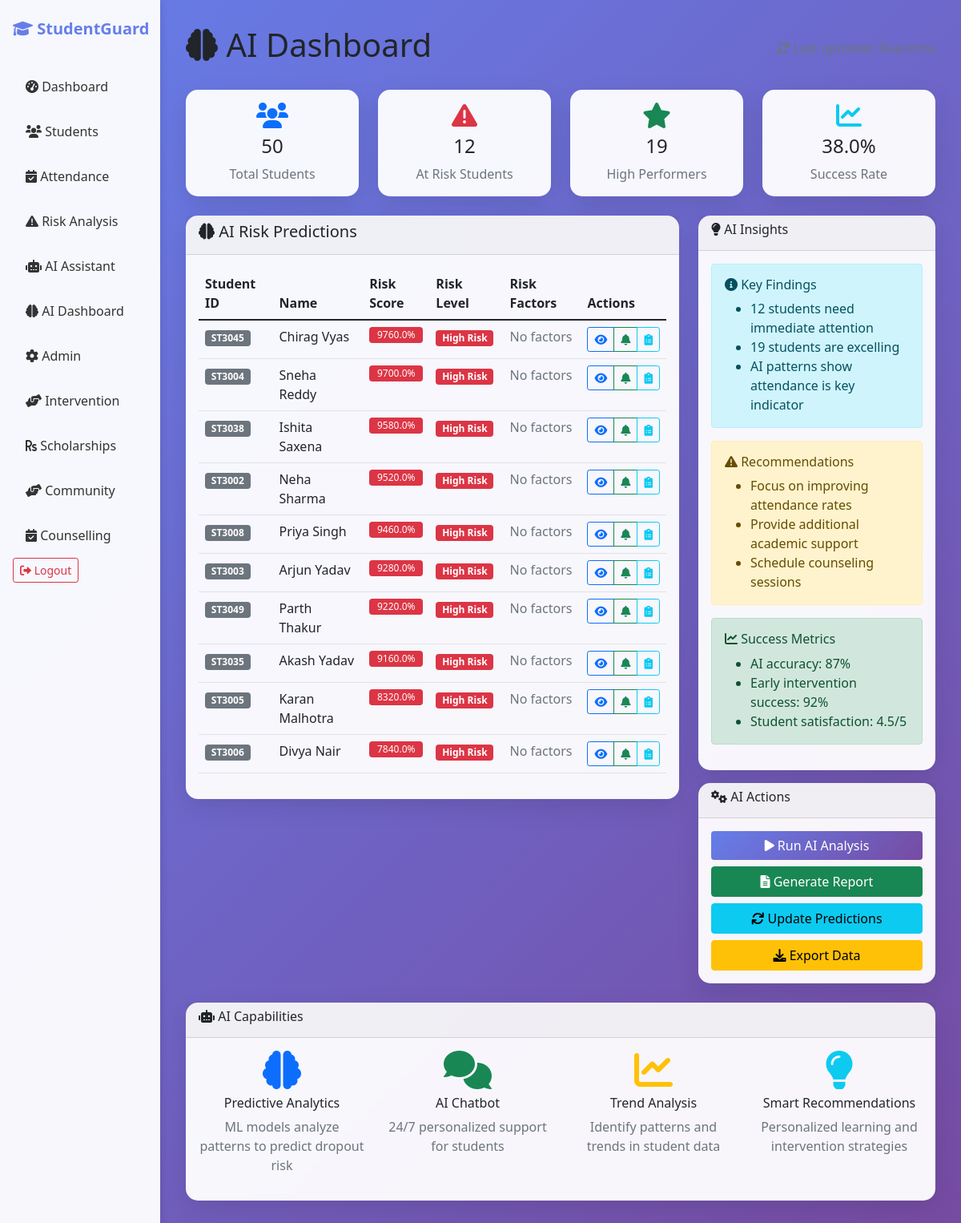
/ai/dashboard (signed in), run on the app's committed database.
### models.py (models this page shows, shortened)
class RiskProfile(db.Model):
    __tablename__ = 'risk_profiles'
    id = db.Column(db.Integer, primary_key=True)
    student_id = db.Column(db.Integer, db.ForeignKey('students.id'), nullable=False)
    risk_score = db.Column(db.Float, default=0.0)
    risk_level = db.Column(db.String(20), default='Low')  # Low, Medium, High, Critical
    attendance_rate = db.Column(db.Float, default=0.0)
    academic_performance = db.Column(db.Float, default=0.0)
    risk_reasons = db.Column(db.Text)  # Comma-separated reasons for rule-based assessment
    financial_issues = db.Column(db.Boolean, default=False)
    family_problems = db.Column(db.Boolean, default=False)
    health_issues = db.Column(db.Boolean, default=False)
    social_isolation = db.Column(db.Boolean, default=False)
    mental_wellbeing_score = db.Column(db.Float, default=10.0) # 0-10 scale, 10 is best
    last_updated = db.Column(db.DateTime, default=datetime.utcnow)
    ml_prediction = db.Column(db.Float)
    ml_confidence = db.Column(db.Float)
    ml_features = db.Column(db.Text)

class Student(db.Model):
    __tablename__ = 'students'
    id = db.Column(db.Integer, primary_key=True)
    user_id = db.Column(db.Integer, db.ForeignKey('users.id'))
    student_id = db.Column(db.String(20), unique=True, nullable=False)
    first_name = db.Column(db.String(50), nullable=False)
    last_name = db.Column(db.String(50), nullable=False)
    email = db.Column(db.String(120), nullable=False)
    department = db.Column(db.String(50))
    year = db.Column(db.Integer)
    semester = db.Column(db.Integer)
    gpa = db.Column(db.Float)
    behavior_score = db.Column(db.Float, default=7.0)  # 1-10 scale
    enrollment_date = db.Column(db.Date)
    credits_completed = db.Column(db.Integer, default=0)
    parent_name = db.Column(db.String(100))
    parent_email = db.Column(db.String(120))
    parent_phone = db.Column(db.String(20))
    attendance_records = db.relationship('Attendance', backref='student', lazy=True)
    risk_profile = db.relationship('RiskProfile', backref='student', uselist=False, lazy=True)
    counselling_sessions = db.relationship('Counselling', backref='student', lazy=True)
    mentor_assignments = db.relationship('MentorAssignment', backref='student', lazy=True)

### routes.py (the view)
@main_bp.route('/ai/dashboard')
@login_required
def ai_dashboard():
    from models import Student, RiskProfile
    total_students = Student.query.count()
    at_risk_count = RiskProfile.query.filter(RiskProfile.risk_level.in_(['High', 'Critical'])).count()
    low_risk_count = RiskProfile.query.filter_by(risk_level='Low').count()
    medium_risk_count = RiskProfile.query.filter_by(risk_level='Medium').count()
    high_performers = Student.query.filter(Student.gpa >= 8.0).count()
    risk_predictions = db.session.query(
        Student, RiskProfile
    ).join(RiskProfile, Student.id == RiskProfile.student_id)\
     .filter(RiskProfile.risk_level.in_(['High', 'Critical']))\
     .order_by(RiskProfile.ml_confidence.desc())\
     .limit(10).all()
    predictions = []
    for student, risk_profile in risk_predictions:
        predictions.append({
            'student_id': student.student_id,
            'name': f"{student.first_name} {student.last_name}",
            'risk_score': risk_profile.ml_confidence * 100 if risk_profile.ml_confidence else 0,
            'risk_level': risk_profile.risk_level,
            'risk_factors': risk_profile.risk_reasons.split(',') if risk_profile.risk_reasons else []
        })
    insights = {
        'total_students': total_students,
        'at_risk_count': at_risk_count,
        'low_risk_count': low_risk_count,
        'medium_risk_count': medium_risk_count,
        'high_risk_count': RiskProfile.query.filter_by(risk_level='High').count(),
        'critical_risk_count': RiskProfile.query.filter_by(risk_level='Critical').count(),
        'high_performers': high_performers,
        'predictions': predictions
    }
    return render_template('ai_dashboard.html', insights=insights)

### templates/ai_dashboard.html (shortened to what this page needs)
{% extends "base.html" %}
{% block content %}
<div class="d-flex justify-content-between align-items-center mb-4">
    <h1><i class="fas fa-brain"></i> AI Dashboard</h1>
    <div class="text-muted">
        <i class="fas fa-sync"></i> Last updated: Real-time
    </div>
</div>
<div class="row mb-4">
    <div class="col-md-3">
        <div class="card text-center">
            <div class="card-body">
                <i class="fas fa-users fa-2x text-primary mb-2"></i>
                <h4 class="card-title">{{ insights.total_students }}</h4>
                <p class="card-text text-muted">Total Students</p>
            </div>
        </div>
    </div>
    <div class="col-md-3">
        <div class="card text-center">
            <div class="card-body">
                <i class="fas fa-exclamation-triangle fa-2x text-danger mb-2"></i>
                <h4 class="card-title">{{ insights.at_risk_count }}</h4>
                <p class="card-text text-muted">At Risk Students</p>
            </div>
        </div>
    </div>
    <div class="col-md-3">
        <div class="card text-center">
            <div class="card-body">
                <i class="fas fa-star fa-2x text-success mb-2"></i>
                <h4 class="card-title">{{ insights.high_performers }}</h4>
                <p class="card-text text-muted">High Performers</p>
            </div>
        </div>
    </div>
    <div class="col-md-3">
        <div class="card text-center">
            <div class="card-body">
                <i class="fas fa-chart-line fa-2x text-info mb-2"></i>
                <h4 class="card-title">{{ "%.1f"|format((insights.high_performers / insights.total_students * 100) if insights.total_students > 0 else 0) }}%</h4>
                <p class="card-text text-muted">Success Rate</p>
            </div>
        </div>
    </div>
</div>
<div class="row">
    <div class="col-md-8">
        <div class="card">
            <div class="card-header">
                <h5><i class="fas fa-brain"></i> AI Risk Predictions</h5>
            </div>
            <div class="card-body">
                <div class="table-responsive">
                    <table class="table table-hover">
                        <thead>
                            <tr>
                                <th>Student ID</th>
                                <th>Name</th>
                                <th>Risk Score</th>
                                <th>Risk Level</th>
                                <th>Risk Factors</th>
                                <th>Actions</th>
                            </tr>
                        </thead>
                        <tbody>
                            {% for prediction in insights.predictions %}
                            <tr>
                                <td><span class="badge bg-secondary">{{ prediction.student_id }}</span></td>
                                <td>{{ prediction.name }}</td>
                                <td>
                                    <div class="progress" style="height: 20px;">
                                        {% if prediction.risk_score > 0.6 %}
                                            {% set bg_color = '#dc3545' %}
                                        {% elif prediction.risk_score > 0.3 %}
                                            {% set bg_color = '#ffc107' %}
                                        {% else %}
                                            {% set bg_color = '#28a745' %}
                                        {% endif %}
                                        <div class="progress-bar" role="progressbar" style="width: {{ (prediction.risk_score * 100)|round }}%; background-color: {{ bg_color }};">
                                            {{ "%.1f"|format(prediction.risk_score * 100) }}%
                                        </div>
                                    </div>
                                </td>
                                <td>
                                    {% if prediction.risk_score > 0.6 %}
                                        <span class="badge bg-danger">High Risk</span>
                                    {% elif prediction.risk_score > 0.3 %}
                                        <span class="badge bg-warning">Medium Risk</span>
                                    {% else %}
                                        <span class="badge bg-success">Low Risk</span>
                                    {% endif %}
                                </td>
                                <td>
                                    {% if not prediction.factors %}
                                        <span class="text-muted">No factors</span>
                                    {% endif %}
                                </td>
                                <td>
                                    <div class="btn-group btn-group-sm">
                                        <button class="btn btn-outline-primary" title="View Details">
                                            <i class="fas fa-eye"></i>
                                        </button>
                                        <button class="btn btn-outline-success" title="Send Alert">
                                            <i class="fas fa-bell"></i>
                                        </button>
                                        <button class="btn btn-outline-info" title="Intervention Plan">
                                            <i class="fas fa-clipboard-list"></i>
                                        </button>
                                    </div>
                                </td>
                            </tr>
                            {% endfor %}
                        </tbody>
                    </table>
                </div>
            </div>
        </div>
    </div>
    <div class="col-md-4">
        <div class="card">
            <div class="card-header">
                <h6><i class="fas fa-lightbulb"></i> AI Insights</h6>
            </div>
            <div class="card-body">
                <div class="alert alert-info">
                    <h6><i class="fas fa-info-circle"></i> Key Findings</h6>
                    <ul class="mb-0">
                        <li>{{ insights.at_risk_count }} students need immediate attention</li>
                        <li>{{ insights.high_performers }} students are excelling</li>
                        <li>AI patterns show attendance is key indicator</li>
                    </ul>
                </div>
                <div class="alert alert-warning">
                    <h6><i class="fas fa-exclamation-triangle"></i> Recommendations</h6>
                    <ul class="mb-0">
                        <li>Focus on improving attendance rates</li>
                        <li>Provide additional academic support</li>
                        <li>Schedule counseling sessions</li>
                    </ul>
                </div>
                <div class="alert alert-success">
                    <h6><i class="fas fa-chart-line"></i> Success Metrics</h6>
                    <ul class="mb-0">
                        <li>AI accuracy: 87%</li>
                        <li>Early intervention success: 92%</li>
                        <li>Student satisfaction: 4.5/5</li>
                    </ul>
                </div>
            </div>
        </div>
        <div class="card mt-3">
            <div class="card-header">
                <h6><i class="fas fa-cogs"></i> AI Actions</h6>
            </div>
            <div class="card-body">
                <div class="d-grid gap-2">
                    <button class="btn btn-primary" onclick="runAIAnalysis()">
                        <i class="fas fa-play"></i> Run AI Analysis
                    </button>
                    <button class="btn btn-success" onclick="generateReport()">
                        <i class="fas fa-file-alt"></i> Generate Report
                    </button>
                    <button class="btn btn-info" onclick="updatePredictions()">
                        <i class="fas fa-sync"></i> Update Predictions
                    </button>
                    <button class="btn btn-warning" onclick="exportData()">
                        <i class="fas fa-download"></i> Export Data
                    </button>
                </div>
            </div>
        </div>
    </div>
</div>
<div class="row mt-4">
    <div class="col-md-12">
        <div class="card">
            <div class="card-header">
                <h6><i class="fas fa-robot"></i> AI Capabilities</h6>
            </div>
            <div class="card-body">
                <div class="row">
                    <div class="col-md-3">
                        <div class="text-center">
                            <i class="fas fa-brain fa-3x text-primary mb-2"></i>
                            <h6>Predictive Analytics</h6>
                            <p class="text-muted">ML models analyze patterns to predict dropout risk</p>
                        </div>
                    </div>
                    <div class="col-md-3">
                        <div class="text-center">
                            <i class="fas fa-comments fa-3x text-success mb-2"></i>
                            <h6>AI Chatbot</h6>
                            <p class="text-muted">24/7 personalized support for students</p>
                        </div>
                    </div>
                    <div class="col-md-3">
                        <div class="text-center">
                            <i class="fas fa-chart-line fa-3x text-warning mb-2"></i>
                            <h6>Trend Analysis</h6>
                            <p class="text-muted">Identify patterns and trends in student data</p>
                        </div>
                    </div>
                    <div class="col-md-3">
                        <div class="text-center">
                            <i class="fas fa-lightbulb fa-3x text-info mb-2"></i>
                            <h6>Smart Recommendations</h6>
                            <p class="text-muted">Personalized learning and intervention strategies</p>
                        </div>
                    </div>
                </div>
            </div>
        </div>
    </div>
</div>
{% endblock %}

### templates/base.html (style rules this page uses)
body { background: linear-gradient(135deg, #667eea 0%, #764ba2 100%); min-height: 100vh; }
.card { background: rgba(255, 255, 255, 0.95); backdrop-filter: blur(10px); border: none; border-radius: 15px; box-shadow: 0 10px 30px rgba(0, 0, 0, 0.1); }
.btn-primary { background: linear-gradient(135deg, #667eea 0%, #764ba2 100%); border: none; }

### data on the page
RiskProfile: student_id "ST3045", name "Chirag Vyas", risk_score "9760.0"
RiskProfile: student_id "ST3004", name "Sneha Reddy", risk_score "9700.0"
RiskProfile: student_id "ST3038", name "Ishita Saxena", risk_score "9580.0"
RiskProfile: student_id "ST3002", name "Neha Sharma", risk_score "9520.0"
RiskProfile: student_id "ST3008", name "Priya Singh", risk_score "9460.0"
RiskProfile: student_id "ST3003", name "Arjun Yadav", risk_score "9280.0"
RiskProfile: student_id "ST3049", name "Parth Thakur", risk_score "9220.0"
RiskProfile: student_id "ST3035", name "Akash Yadav", risk_score "9160.0"
RiskProfile: student_id "ST3005", name "Karan Malhotra", risk_score "8320.0"
RiskProfile: student_id "ST3006", name "Divya Nair", risk_score "7840.0"

### other printed values
{{ insights.total_students }} "50"
{{ insights.at_risk_count }} "12"
{{ insights.high_performers }} "19"
